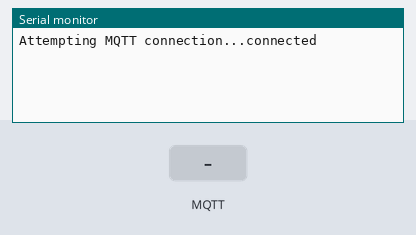
A sketch run on a simulated ESP8266 (NodeMCU). On the bench: the last lines printed to the serial monitor. Inputs (shaded band) come from the test bench. No MQTT or app messages arrive unless stated.

Above: at 1.2 s.
1.3 s: MQTT message "1" arrives on the first subscribed topic
At 2.5 s:
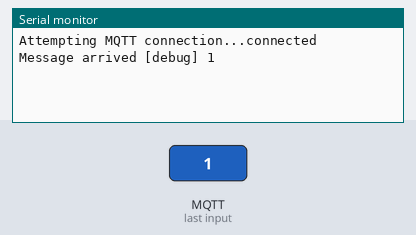
2.8 s: MQTT message "on" arrives on the first subscribed topic
At 3.8 s:
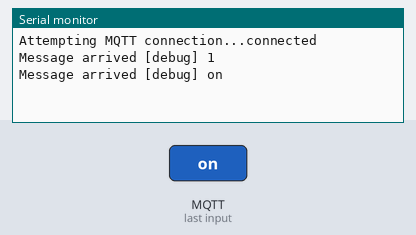
4.3 s: MQTT message "off" arrives on the first subscribed topic
At 4.9 s:
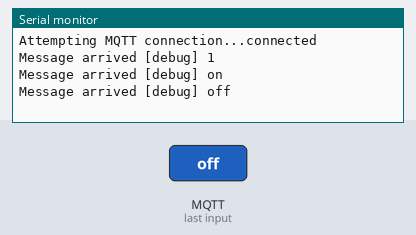

The sketch:

mqtt_subscrib.ino
```cpp
/* MQTT Client: Subscrib
 * Francis David (www.fdavid.com.br)
 *
 * Build with IDE Arduino 1.8.4
 *
 * REQUIREMENT
 *  Board ESP8266
 *  Library PubSubClient (Sketch >> Include Library >> Manage Libraies)
 *  Server MQTT
 */
#include <ESP8266WiFi.h>
#include <PubSubClient.h>

// Connect to the WiFi
const char* ssid = "EnterTheMatrix";
const char* password = "555escolhido";
const char* mqtt_server = "mqtt.fdavid.com.br";

//Services
WiFiClient espClient;
PubSubClient mqtt_client(espClient);


void callback(char* topic, byte* payload, unsigned int length)
{
 Serial.print("Message arrived [");
 Serial.print(topic);
 Serial.print("] ");

 for (int i=0;i<length;i++) {
    char receivedChar = (char)payload[i];
    Serial.print(receivedChar);
  }

  Serial.println();
}


void reconnect()
{
 // Loop until we're reconnected
 while (!mqtt_client.connected()) {
    Serial.print("Attempting MQTT connection...");

    // Attempt to connect
    if (mqtt_client.connect("ESP8266 Client")) {
      Serial.println("connected");

      // ... and subscribe to topic
      mqtt_client.subscribe("debug");
    } else {
      Serial.print("failed, rc=");
      Serial.print(mqtt_client.state());
      Serial.println(" try again in 5 seconds");

      // Wait 5 seconds before retrying
      delay(5000);
    }
 }

}

void setup()
{
 Serial.begin(9600);

 mqtt_client.setServer(mqtt_server, 1883);
 mqtt_client.setCallback(callback);
}

void loop()
{
 if (!mqtt_client.connected()) {
  reconnect();
 }

 mqtt_client.loop();
}
```

Measured:
- after the input at 1.3 s, the serial monitor: prints a new line at once (image 1)
- after the input at 2.8 s, the serial monitor: prints a new line at once (image 2)
- after the input at 4.3 s, the serial monitor: prints a new line at once (image 3)
